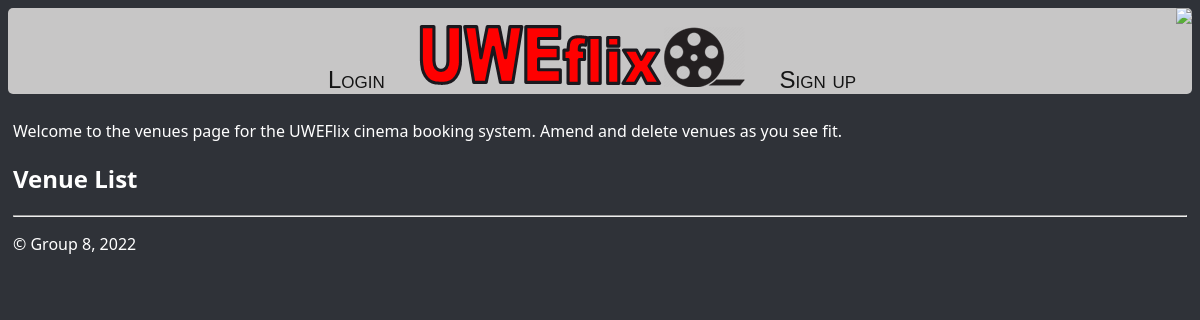
The app's page /allVenues/, older data.
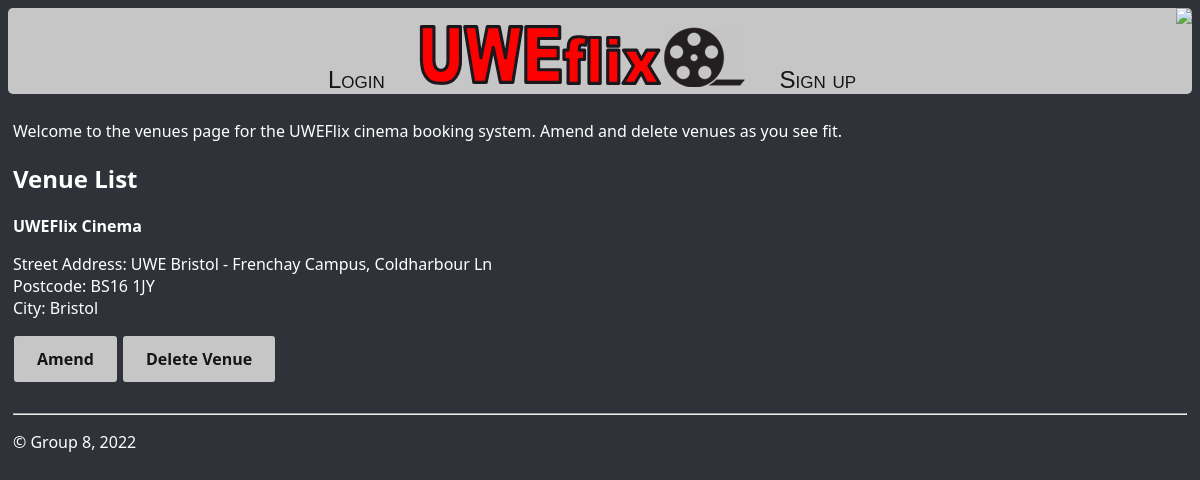
The same page, newer data.
### uweflix/models.py (models this page shows)
class Venue(models.Model):
    venue_id = models.UUIDField(primary_key=True, default=uuid.uuid4, editable=False, unique=True)
    name =  models.CharField(max_length=25)
    street_address = models.CharField(max_length=100)
    postcode = models.CharField(max_length=8)
    city = models.CharField(max_length=20)

### uweflix/views.py (the view)
# urls.py: path("allVenues/", views.getAllVenues, name="allVenues"),
def getAllVenues(request):
    venueList = Venue.objects.all()
    return render(request, 'uweflix/allVenues.html', {'venueList': venueList})

### uweflix/templates/uweflix/allVenues.html (shortened to what this page needs)
{% extends "uweflix/layout.html" %}
{% block content %}
    <p>Welcome to the venues page for the UWEFlix cinema booking system. Amend and delete venues as you see fit.</p>
    <h2>Venue List</h2>
{% for venue in venueList %}
    <div class="card">
        <div class="card-header">
            <strong>{{ venue.name }}</strong>
        </div>
        <div class="card-body">
        <p class="card-text">
            Street Address:  {{ venue.street_address }}
            <br>
            Postcode:  {{ venue.postcode }}
            <br>
            City:  {{ venue.city }}
            <br>
        </p>
        </div>
        <div class="card-footer text-muted">
            <a class="amendButtons" href="{% url 'amendVenues' venue.venue_id %}">Amend</a>
            <a class="deleteButtons" href="{% url 'deleteVenues' venue.venue_id %}">Delete Venue</a>
        </div>
    </div>
    <br>
    {% endfor %}
{% endblock %}

Row changes from the older to the newer data that the page shows:
added Venue: name "UWEFlix Cinema", street_address "UWE Bristol - Frenchay Campus, Coldharbour Ln", postcode "BS16 1JY", city "Bristol"
